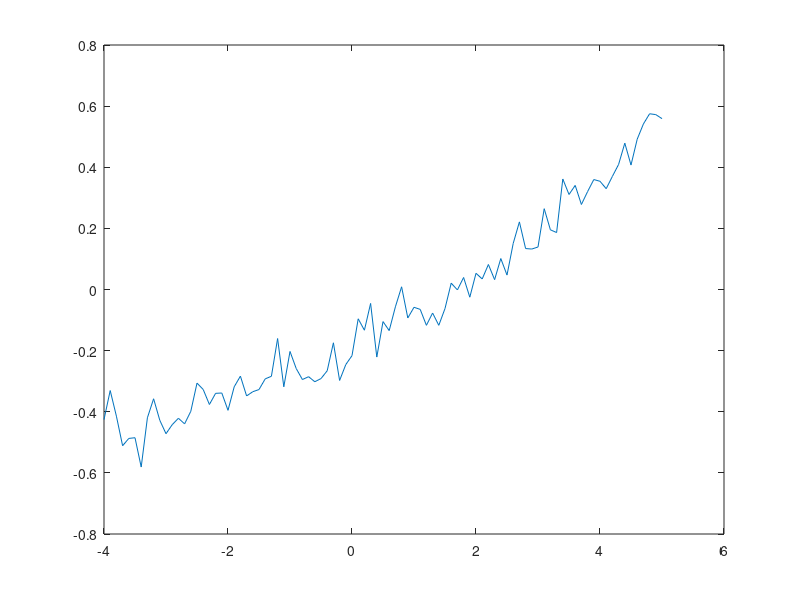

MATLAB code for this plot: (Note: this script raises an error after producing the figure.)

% README
% https://ned.ipac.caltech.edu/level5/Stetson/Stetson_contents.html

clc

xdata = -4:0.1:5;
N = numel(xdata);

% noise1 = 0.05*(2*rand(1,N)-1);
noise1 = normrnd(0, 0.05, 1, N);

x=xdata;
yexp1 = 0.01*x.^2 + 0.1*x - 0.2 + noise1;



figure
plot(xdata, yexp1)

real_res = yexp1 - 0.01*x.^2 + 0.1*x - 0.2;

%%
clc

model_1 = @(a, b, c, x) a*x.^2 + b*x + c;


model = @(v) [model_1(v(1), v(2), v(3), xdata) - yexp1]/1;


% out = model([0.2 1]);
% plot(xdata, out)



Lower = [ -inf     -inf   -inf];
Start = [  0.1        1    0];
Upper = [  inf      inf   inf];


options = optimoptions('lsqnonlin', ...
    'FiniteDifferenceType','central', ...
    'MaxFunctionEvaluations', 800000, ...
    'FunctionTolerance', 1E-9, ...
    'Algorithm','trust-region-reflective', ... %levenberg-marquardt trust-region-reflective
    'MaxIterations', 5000, ...
    'StepTolerance', 1e-9, ...
    'PlotFcn', '', ... %optimplotresnorm optimplotstepsize OR ''  (for none)
    'Display', 'iter', ... %final off iter
    'FiniteDifferenceStepSize', 1e-9, ...
    'CheckGradients', true, ...
    'DiffMaxChange', 0.01);

% [vestimated,resnorm,residual,exitflag,output,lambda,jacobian] = lsqnonlin(ModelFunction, Start, Lower, Upper, options);
[vout,resnorm,residual,~,~,~,jacobian] = lsqnonlin(model, Start, Lower, Upper, options);



Hess = jacobian'*jacobian;

DataSize = size(residual,2);
ParSize = size(vout,2);

sigmSqr = (residual*residual')/(DataSize-ParSize);

VarCovar = inv(Hess)*sigmSqr;

for i=1:ParSize
    for j=1:ParSize
        Correl(i,j) = VarCovar(i,j)./(VarCovar(i,i)*VarCovar(j,j))^0.5;
    end
end
% imagesc(Correl);


for k=1:ParSize
    error(k) = (full(VarCovar(k,k))).^0.5;
end

vout
error*3 %3 сигма


%%

resnum = numel(residual);
varnum = numel(vout);
try_errors = [0.01:0.005:0.1];
chi2 = sum(residual'.^2./(try_errors).^2)/(resnum-varnum);

% figure
% plot(try_errors, chi2)
% yline(1)
% set(gca,'yscale','log')



chi2 = sum(residual'.^2./(0.05).^2)/(resnum-varnum)



































